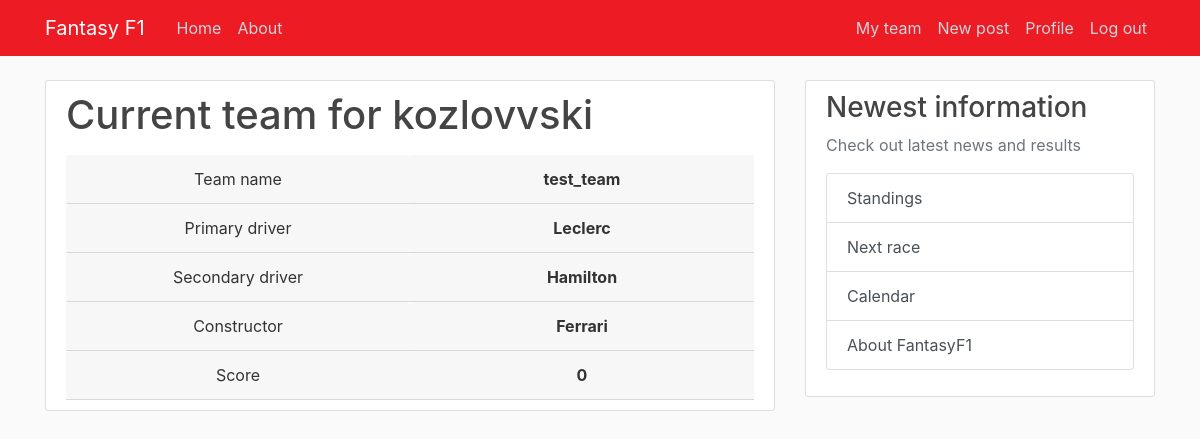
The page /user/kozlovvski/my_team (signed in) on the database its author committed.
### fantasyf1/models.py (models this page shows, shortened)
class User(db.Model, UserMixin):
    id = db.Column(db.Integer, primary_key=True)
    username = db.Column(db.String(20), unique=True, nullable=False)
    email = db.Column(db.String(120), unique=True, nullable=False)
    image_file = db.Column(db.String(20), nullable=False, default='default.jpg')
    password = db.Column(db.String(60), nullable=False)
    posts = db.relationship('Post', backref='author', lazy=True)
    team = db.relationship('Team', backref='head', lazy=True)

class Team(db.Model):
    id = db.Column(db.Integer, primary_key=True)
    name = db.Column(db.String(100), nullable=False, unique=True)
    primary_driver = db.Column(db.String(100), nullable=False)
    secondary_driver = db.Column(db.String(100), nullable=False)
    team = db.Column(db.String(100), nullable=False)
    points = db.Column(db.Integer, nullable=False, default=0)
    user_id = db.Column(db.Integer, db.ForeignKey('user.id'), nullable=False, unique=True)

### fantasyf1/users/routes.py (the view)
@users.route("/user/<string:username>/my_team")
def user_team(username):
    user = User.query.filter_by(username=username).first_or_404()
    team = Team.query.filter_by(head=user).first()
    if team is not None:
        return render_template("team.html", title='My team', team=team, user=user)
    else:
        abort(404)

### fantasyf1/models.py (called while the page is built)
@login_manager.user_loader
def load_user(user_id):
    return User.query.get(int(user_id))

### fantasyf1/templates/team.html
{% extends "layout.html" %}
{% block content %}
<div class="content-section">
    <h1 class='mb-3'>Current team for {{user.username}}</h1>
    <div class="container">
        <div class="row">
            <div class="col-sm card-header d-flex justify-content-center">
                Team name
            </div>
            <div class="col-sm card-header d-flex justify-content-center font-weight-bold">
                {{team.name}}
            </div>
        </div>
        <div class="row">
            <div class="col-sm card-header d-flex justify-content-center">
                Primary driver
            </div>
            <div class="col-sm card-header d-flex justify-content-center font-weight-bold">
                {{team.primary_driver}}
            </div>
        </div>
        <div class="row">
            <div class="col-sm card-header d-flex justify-content-center">
                Secondary driver
            </div>
            <div class="col-sm card-header d-flex justify-content-center font-weight-bold">
                {{team.secondary_driver}}
            </div>
        </div>
        <div class="row">
            <div class="col-sm card-header d-flex justify-content-center">
                Constructor
            </div>
            <div class="col-sm card-header d-flex justify-content-center font-weight-bold">
                {{team.team}}
            </div>
        </div>
        <div class="row">
            <div class="col-sm card-header d-flex justify-content-center">
                Score
            </div>
            <div class="col-sm card-header d-flex justify-content-center font-weight-bold">
                {{team.points}}
            </div>
        </div>
    </div>
</div>
{% endblock content %}

### fantasyf1/static/main.css (style rules this page uses)
body { background: #fafafa; color: #333333; margin-top: 5rem; }
h1, h2, h3, h4, h5, h6 { color: #444444; }
.content-section { background: #ffffff; padding: 10px 20px; border: 1px solid #dddddd; border-radius: 3px; margin-bottom: 20px; }

### rows shown on the page
User: username "kozlovvski"
Team: name "test_team", primary_driver "Leclerc", secondary_driver "Hamilton", team "Ferrari", points "0"
